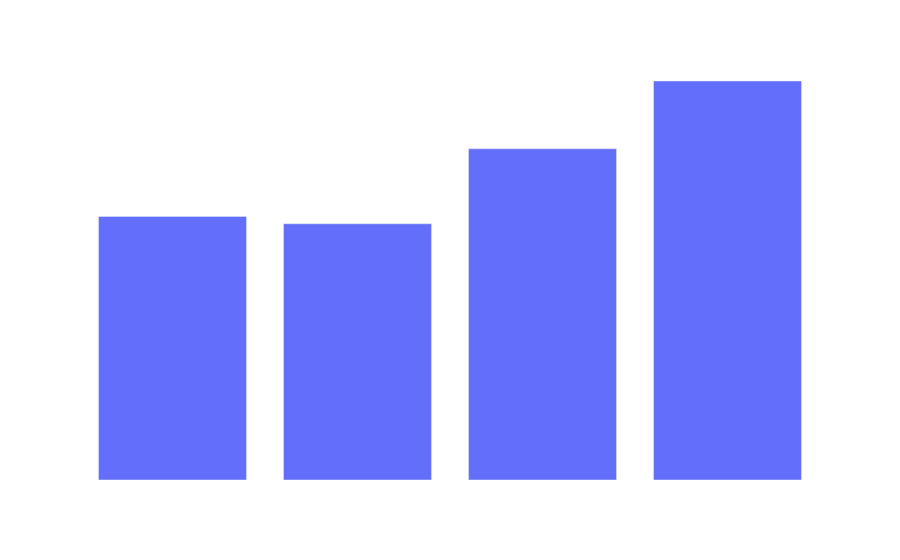

Source (notebook cell):
### Code cell
fig2 = px.bar(df['Sales'].groupby(df['Order_Date'].dt.year).sum().reset_index(), x='Order_Date', y='Sales')
    
fig2.update_layout(
   plot_bgcolor='rgba(0,0,0,0)',
    paper_bgcolor='rgba(0,0,0,0)',
    modebar=dict(bgcolor='rgba(0, 0, 0, 0)'),
    font=dict(color='white'),
    xaxis=dict(
        showgrid=False,
        zeroline=True,
        showticklabels=True,
        title_text="Year",  # Replace with your x-axis title
        title_font=dict(size=18, color='white'),
    ),
    yaxis=dict(
        tickformat=".2s",
        showgrid=False,
        zeroline=True,
        showticklabels=True,
        title_text="Sales",  # Replace with your y-axis title
        title_font=dict(size=18, color='white'),
    ))
fig2.update_traces(hovertemplate='%{y}')

### Figure 1 — Plotly figure (JSON) as saved in the notebook; plotly's stock layout.template omitted (floating-point values rounded to 4 significant figures)
{"data": [{"alignmentgroup": "True", "hovertemplate": "%{y}", "legendgroup": "", "marker": {"color": "#636efa", "pattern": {"shape": ""}}, "name": "", "offsetgroup": "", "orientation": "v", "showlegend": false, "textposition": "auto", "type": "bar", "x": [2015, 2016, 2017, 2018], "xaxis": "x", "y": [483400.0, 470000.0, 607600.0, 731900.0], "yaxis": "y"}], "layout": {"barmode": "relative", "font": {"color": "white"}, "legend": {"tracegroupgap": 0}, "margin": {"t": 60}, "modebar": {"bgcolor": "rgba(0, 0, 0, 0)"}, "paper_bgcolor": "rgba(0,0,0,0)", "plot_bgcolor": "rgba(0,0,0,0)", "xaxis": {"anchor": "y", "domain": [0, 1], "showgrid": false, "showticklabels": true, "title": {"font": {"color": "white", "size": 18}, "text": "Year"}, "zeroline": true}, "yaxis": {"anchor": "x", "domain": [0, 1], "showgrid": false, "showticklabels": true, "tickformat": ".2s", "title": {"font": {"color": "white", "size": 18}, "text": "Sales"}, "zeroline": true}}}
